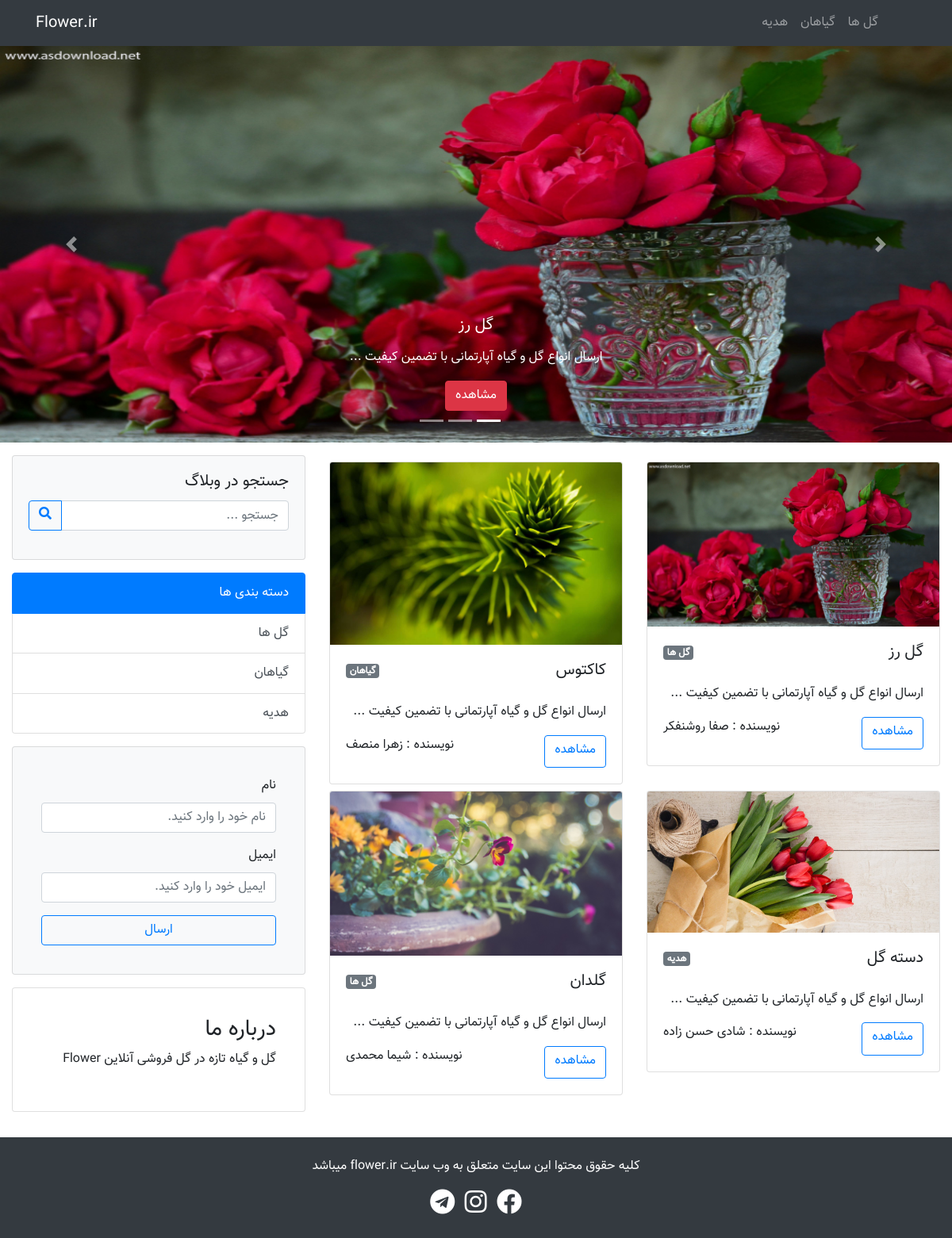
Page /flower.ir/index.php on the committed database.
### tables this page shows
CREATE TABLE `categories` (
  `id` int(11) NOT NULL,
  `title` varchar(100) NOT NULL
);

CREATE TABLE `posts_slider` (
  `id` int(11) NOT NULL,
  `post_id` int(11) NOT NULL,
  `active` tinyint(1) NOT NULL DEFAULT 0
);

CREATE TABLE `posts` (
  `id` int(11) NOT NULL,
  `title` varchar(191) NOT NULL,
  `category_id` int(11) NOT NULL,
  `body` text NOT NULL,
  `author` varchar(191) NOT NULL,
  `image` varchar(191) NOT NULL
);

### flower.ir/index.php (the view, shortened to what this page needs)
<?php
include("./include/header.php");
include('./include/slider.php');
if (isset($_GET['category'])) {
  $category_id = $_GET['category'];
  $posts = $db->prepare('SELECT * FROM posts WHERE category_id = :id');
  $posts->execute(['id' => $category_id]);
} else {
  $query_posts = "SELECT * FROM posts";
  $posts = $db->query($query_posts);
}
?>
<section class="py-3">
  <div class="container-fluid">
    <div class="row">
      <div class="col-md-8 mb-4">
        <div class="row">
          <?php
          if ($posts->rowCount() > 0) {
            foreach ($posts as $post) {
              $category_id = $post['category_id'];
              $query_post_category = "SELECT * FROM categories WHERE id=$category_id";
              $post_category = $db->query($query_post_category)->fetch();
              ?>
              <div class="col-sm-6 mt-2">
                <div class="card">
                  <img src="./upload/posts/<?php echo $post['image'] ?>" class="card-img-top" alt="...">
                  <div class="card-body">
                    <div class="d-flex justify-content-between">
                      <h5 class="card-title"><?php echo $post['title'] ?></h5>
                      <div><span class="badge badge-secondary"> <?php echo $post_category['title'] ?> </span></div>
                    </div>
                    <p class="card-text text-justify">
                      <?php echo substr($post['body'], 0, 500) . "..." ?>
                    </p>
                    <div class="d-flex justify-content-between">
                      <a href="single.php?post=<?php echo $post['id'] ?>" class="btn btn-outline-primary stretched-link">مشاهده</a>
                      <p> نویسنده : <?php echo $post['author'] ?> </p>
                    </div>
                  </div>
                </div>
              </div>
            <?php
              }
          }
          ?>
        </div>
      </div>
      <?php include("./include/sidebar.php") ?>
    </div>
  </div>
</section>
<?php include("./include/footer.php") ?>

### flower.ir/include/header.php (shortened to what this page needs)
<?php
include("./include/db.php");
$query = "SELECT * FROM categories";
$categories = $db->query($query);
?>
<!DOCTYPE html>
<html lang="fa" dir="rtl">
<head>
    <link rel="stylesheet" href="https://stackpath.bootstrapcdn.com/bootstrap/4.3.1/css/bootstrap.min.css" />
    <link rel="stylesheet" href="https://use.fontawesome.com/releases/v5.8.2/css/all.css" />
    <link rel="stylesheet" href="./css/style.css" />
</head>
<body>
    <nav class="navbar navbar-expand-md navbar-dark bg-dark">
        <div class="container">
            <a class="navbar-brand order-md-2" href="index.php">Flower.ir</a>
            <div id="my-nav" class="collapse navbar-collapse">
                <ul class="navbar-nav order-md-1">
                    <?php
                    if ($categories->rowCount() > 0) {
                        foreach ($categories as $category) {
                            ?>
                            <li class="nav-item <?php echo ( isset($_GET['category']) && $category['id'] == $_GET['category']) ? "active" : ""; ?> ">
                                <a class="nav-link" href="index.php?category=<?php echo $category['id'] ?>"> <?php echo $category['title'] ?> </a>
                            </li>
                    <?php
                        }
                    }
                    ?>
                </ul>
            </div>
        </div>
    </nav>

### flower.ir/include/slider.php (shortened to what this page needs)
<?php
$query_slider = "SELECT * FROM posts_slider";
$posts_slider = $db->query($query_slider);
?>
<section>
    <div id="carouselExampleIndicators" class="carousel slide" data-ride="carousel">
        <ol class="carousel-indicators">
            <li data-target="#carouselExampleIndicators" data-slide-to="0" class="active"></li>
            <li data-target="#carouselExampleIndicators" data-slide-to="1"></li>
            <li data-target="#carouselExampleIndicators" data-slide-to="2"></li>
        </ol>
        <div class="carousel-inner">
            <?php
            if ($posts_slider->rowCount() > 0) {
                foreach ($posts_slider as $post_slider) {
                    $id_post = $post_slider['post_id'];
                    $query_posts = " SELECT * FROM posts WHERE id=$id_post ";
                    $post = $db->query($query_posts)->fetch();
                    ?>
                    <div class="carousel-item <?php echo ( $post_slider['active'] ) ? "active" : ""; ?>" style="height: 500px">
                        <img src="./upload/posts/<?php echo $post['image'] ?>" class="img-fluid d-block w-100 h-100" alt="...">
                        <div class="carousel-caption d-none d-md-block">
                            <h5><?php echo $post['title'] ?></h5>
                            <p>
                                <?php echo substr( $post['body'] ,0, 200). "..." ?>
                            </p>
                            <a href="single.php?post=<?php echo $post['id'] ?>" class="btn btn-danger"> مشاهده </a>
                        </div>
                    </div>
            <?php
                }
            }
            ?>
        </div>
        <a class="carousel-control-prev" href="#carouselExampleIndicators" role="button" data-slide="prev">
            <span class="carousel-control-prev-icon" aria-hidden="true"></span>
        </a>
        <a class="carousel-control-next" href="#carouselExampleIndicators" role="button" data-slide="next">
            <span class="carousel-control-next-icon" aria-hidden="true"></span>
        </a>
    </div>
</section>

### flower.ir/include/sidebar.php (shortened to what this page needs)
<?php
$query_categories = "SELECT * FROM categories";
$categories = $db->query($query_categories);
?>
<div class="col-md-4 mb-3">
    <div class="card bg-light mb-3">
        <div class="card-body">
            <h5 class="card-title">جستجو در وبلاگ</h5>
            <form action="search.php" method="get">
                <div class="input-group mb-3">
                    <div class="input-group-prepend order-2">
                        <button class="btn btn-outline-primary" type="submit">
                            <i class="fas fa-search"></i>
                        </button>
                    </div>
                    <input name="search" type="text" class="form-control" placeholder="جستجو ...">
                </div>
            </form>
        </div>
    </div>
    <div class="list-group mb-3">
        <a href="#" class="list-group-item list-group-item-action active">
            دسته بندی ها
        </a>
        <?php
        if ($categories->rowCount() > 0) {
            foreach ($categories as $category) {
                ?>
                <a href="index.php?category=<?php echo $category['id'] ?>" class="list-group-item list-group-item-action">
                    <?php echo $category['title'] ?>
                </a>
        <?php
            }
        }
        ?>
    </div>
    <div class="card bg-light mb-3 p-3">
        <div class="card-body">
            <form method="post">
                <div class="form-group">
                    <label for="name">نام</label>
                    <input type="text" name="name" id="name" class="form-control" placeholder="نام خود را وارد کنید.">
                </div>
                <div class="form-group">
                    <label for="email">ایمیل</label>
                    <input type="email" name="email" class="form-control" id="email"placeholder="ایمیل خود را وارد کنید.">
                </div>
                <button type="submit" name="subscribe" class="btn btn-outline-primary btn-block">ارسال</button>
            </form>
        </div>
    </div>
    <div class="card p-3">
        <div class="card-body">
            <h3> درباره ما </h2>
                <p class="text-justify">
                گل و گیاه تازه در گل فروشی آنلاین Flower
                </p>
        </div>
    </div>
</div>

### flower.ir/include/footer.php (shortened to what this page needs)
<footer class="text-center text-white bg-dark py-4">
    <div class="container">
      <div class="row flex-column">
        <div>
          <p class="">کلیه حقوق محتوا این سایت متعلق به وب سایت flower.ir میباشد</p>
        </div>
        <div>
          <a href="#"><i class="fab fa-facebook fa-2x text-white"></i></a>
          <a href="#"><i class="fab fa-instagram fa-2x text-white mr-2"></i></a>
          <a href="#"><i class="fab fa-telegram fa-2x text-white mr-2"></i></a>
        </div>
      </div>
    </div>
  </footer>
</body>
</html>

### flower.ir/css/style.css (style rules this page uses)
body { direction: rtl; text-align: right !important; font-family: "Vazir" !important; line-height: 1.6; }

### rows in the picture
categories: title "گل ها"
categories: title "گیاهان"
categories: title "هدیه"
posts_slider: post.image (picture), post.title "گل رز", post.body "ارسال انواع گل و گیاه آپارتمانی با تضمین کیفیت"
posts: image (picture), title "گل رز", category.title "گل ها", body "ارسال انواع گل و گیاه آپارتمانی با تضمین کیفیت", author "صفا روشنفکر"
posts: image (picture), title "کاکتوس", category.title "گیاهان", body "ارسال انواع گل و گیاه آپارتمانی با تضمین کیفیت", author "زهرا منصف"
posts: image (picture), title "دسته گل", category.title "هدیه", body "ارسال انواع گل و گیاه آپارتمانی با تضمین کیفیت", author "شادی حسن زاده"
posts: image (picture), title "گلدان", category.title "گل ها", body "ارسال انواع گل و گیاه آپارتمانی با تضمین کیفیت", author "شیما محمدی"
